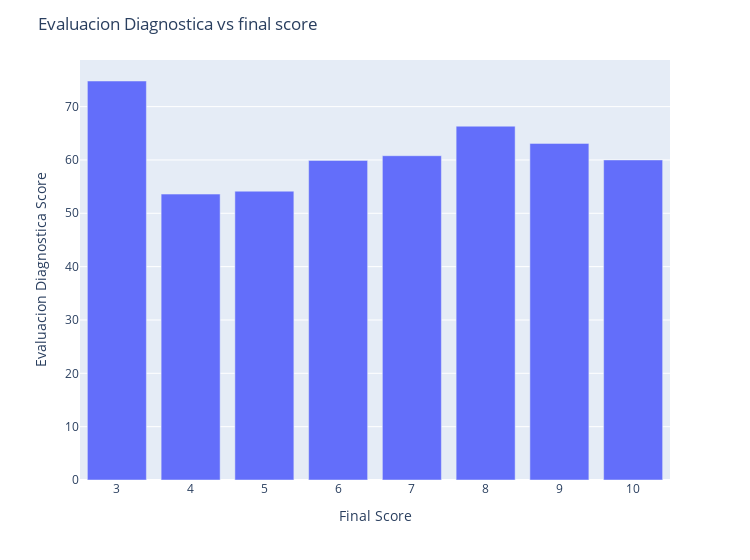

Source (notebook cell):
### Code cell
df_plot = data[['nota_final_materia', 'evaluacion_diagnostica']].copy()
# Ignoring -1 values.
df_plot = data[df_plot['evaluacion_diagnostica'] > -1]

df_plot = df_plot.groupby('nota_final_materia')['evaluacion_diagnostica'].mean()

fig = px.bar(df_plot, x=df_plot.index, y=df_plot.values, width=750)
    
# Update the layout - Title and Axis labels
fig.update_layout(
    title=f'Evaluacion Diagnostica vs final score',
    xaxis=dict(title='Final Score'),
    yaxis=dict(title=f'Evaluacion Diagnostica Score')
)
fig.show()

### Figure 1 — Plotly figure (JSON) as saved in the notebook; plotly's stock layout.template omitted (floating-point values rounded to 4 significant figures)
{"data": [{"alignmentgroup": "True", "hovertemplate": "nota_final_materia=%{x}<br>y=%{y}<extra></extra>", "legendgroup": "", "marker": {"color": "#636efa", "pattern": {"shape": ""}}, "name": "", "offsetgroup": "", "orientation": "v", "showlegend": false, "textposition": "auto", "type": "bar", "x": [3, 4, 5, 6, 7, 8, 9, 10], "xaxis": "x", "y": [74.8, 53.6, 54.14, 59.91, 60.79, 66.33, 63.1, 60], "yaxis": "y"}], "layout": {"barmode": "relative", "legend": {"tracegroupgap": 0}, "margin": {"t": 60}, "title": {"text": "Evaluacion Diagnostica vs final score"}, "width": 750, "xaxis": {"anchor": "y", "domain": [0, 1], "title": {"text": "Final Score"}}, "yaxis": {"anchor": "x", "domain": [0, 1], "title": {"text": "Evaluacion Diagnostica Score"}}}}
